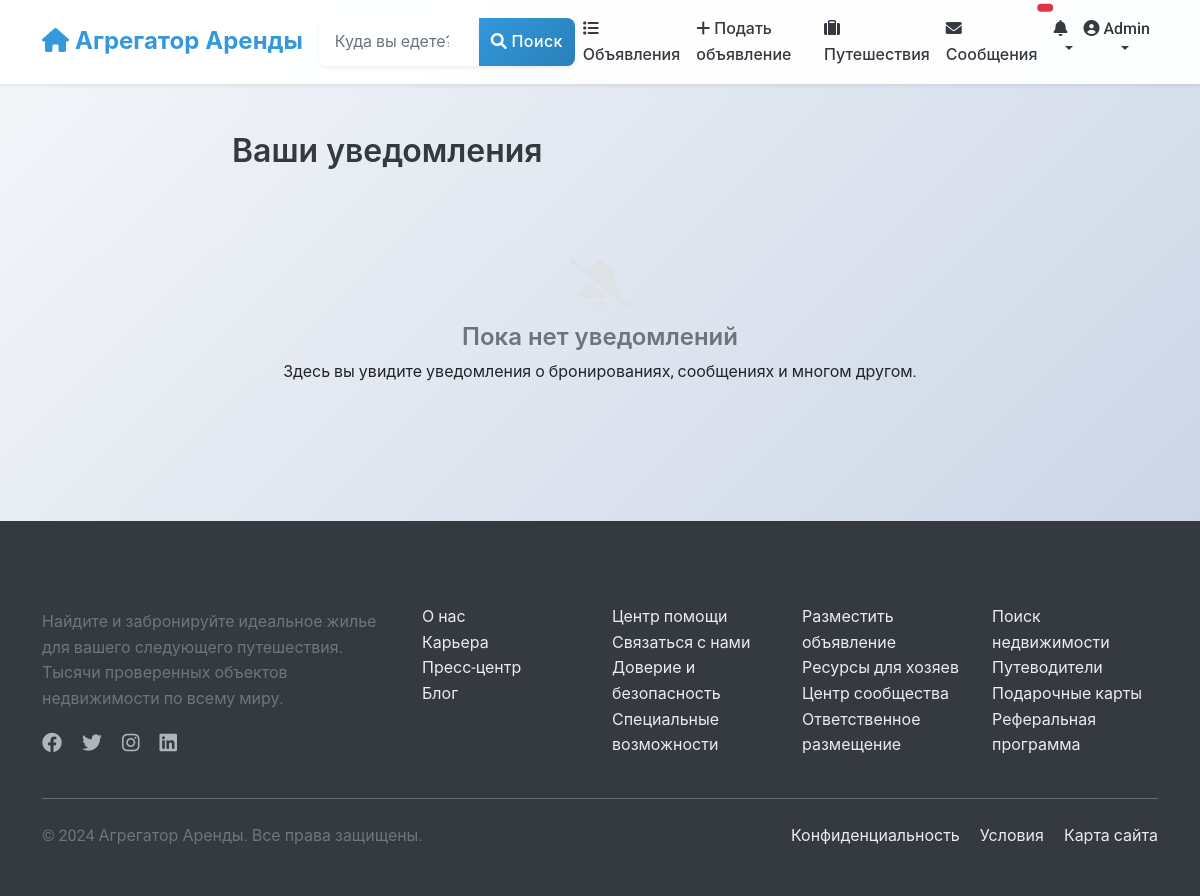
/notifications/ (signed in), run on an earlier commit of the app's database.
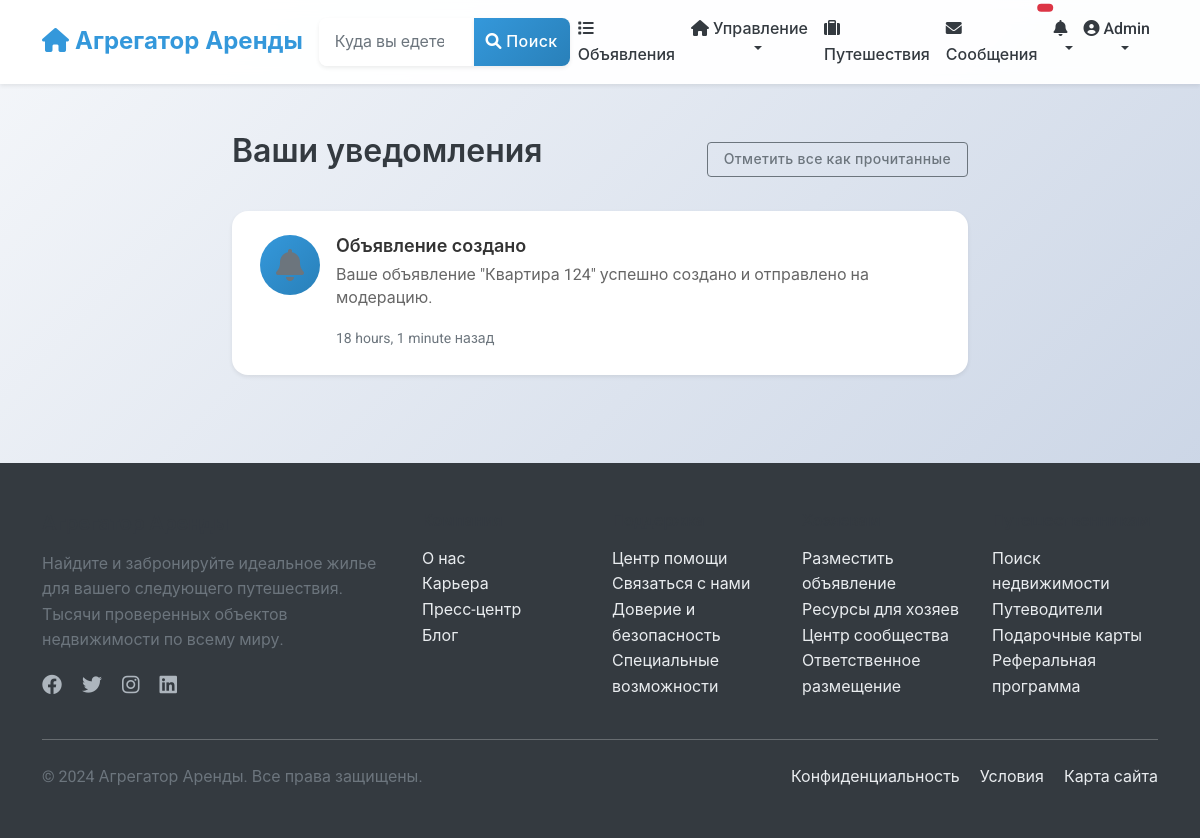
And on a later commit of the database.
### notifications/models.py (models this page shows, shortened)
class Notification(models.Model):
    NOTIFICATION_TYPES = [
        ('booking_request', _('Booking Request')),
        ('booking_confirmed', _('Booking Confirmed')),
        ('booking_canceled', _('Booking Canceled')),
        ('message_received', _('Message Received')),
        ('review_received', _('Review Received')),
        ('listing_approved', _('Listing Approved')),
        ('payment_received', _('Payment Received')),
        ('system', _('System Notification')),
    ]
    user = models.ForeignKey(
        settings.AUTH_USER_MODEL,
        on_delete=models.CASCADE,
        related_name='notifications',
        verbose_name=_("User")
    )
    notification_type = models.CharField(
        _("Notification Type"),
        max_length=30,
        choices=NOTIFICATION_TYPES
    )
    title = models.CharField(_("Title"), max_length=255)
    message = models.TextField(_("Message"))
    is_read = models.BooleanField(_("Is Read"), default=False)
    booking = models.ForeignKey(
        'listings.Booking',
        on_delete=models.CASCADE,
        related_name='notifications',
        null=True,
        blank=True,
        verbose_name=_("Related Booking")
    )
    listing = models.ForeignKey(
        'listings.Listing',
        on_delete=models.CASCADE,
        related_name='notifications',
        null=True,
        blank=True,
        verbose_name=_("Related Listing")
    )
    conversation = models.ForeignKey(
        'chat.Conversation',
        on_delete=models.CASCADE,
        related_name='notifications',
        null=True,
        blank=True,
        verbose_name=_("Related Conversation")
    )
    review = models.ForeignKey(
        'listings.Review',
        on_delete=models.CASCADE,
        related_name='notifications',
        null=True,
        blank=True,
        verbose_name=_("Related Review")
    )
    created_at = models.DateTimeField(_("Created At"), auto_now_add=True)
    class Meta:
        verbose_name = _("Notification")
        verbose_name_plural = _("Notifications")
        ordering = ['-created_at']

### notifications/views.py (the view)
# urls.py: path('', views.notification_list, name='notification_list'),
@login_required
def notification_list(request):
    notifications = request.user.notifications.all().order_by('-created_at')
    return render(request, 'notifications/notification_list.html', {
        'notifications': notifications
    })

### notifications/templatetags/notify_tags.py (called while the page is built)
@register.simple_tag(takes_context=True)
def notification_count(context):
    user = context['request'].user
    if user.is_authenticated:
        count = user.notifications.filter(is_read=False).count()
        return count
    return 0

### notifications/templates/notifications/notification_list.html (shortened to what this page needs)
{% extends 'base.html' %}
{% block content %}
<div class="container mt-4">
    <div class="row">
        <div class="col-md-8 mx-auto">
            <div class="d-flex justify-content-between align-items-center mb-4">
                <h2>Ваши уведомления</h2>
                {% if notifications %}
                <button class="btn btn-outline-secondary btn-sm" onclick="markAllNotificationsRead()">
                    Отметить все как прочитанные
                </button>
                {% endif %}
            </div>
            {% if notifications %}
                {% for notification in notifications %}
                <div class="card mb-3 notification-card {% if not notification.is_read %}border-primary{% endif %}"
                     data-notification-id="{{ notification.id }}">
                    <div class="card-body">
                        <div class="d-flex">
                            <div class="notification-icon me-3">
                                {% if notification.notification_type == 'booking_request' %}
                                    <i class="fas fa-calendar-plus text-primary fa-2x"></i>
                                {% elif notification.notification_type == 'booking_confirmed' %}
                                    <i class="fas fa-calendar-check text-success fa-2x"></i>
                                {% elif notification.notification_type == 'message_received' %}
                                    <i class="fas fa-envelope text-info fa-2x"></i>
                                {% elif notification.notification_type == 'review_received' %}
                                    <i class="fas fa-star text-warning fa-2x"></i>
                                {% elif notification.notification_type == 'listing_approved' %}
                                    <i class="fas fa-check-circle text-success fa-2x"></i>
                                {% else %}
                                    <i class="fas fa-bell text-secondary fa-2x"></i>
                                {% endif %}
                            </div>
                            <div class="flex-grow-1">
                                <div class="d-flex justify-content-between align-items-start mb-2">
                                    <h5 class="card-title mb-0 {% if not notification.is_read %}fw-bold{% endif %}">
                                        {{ notification.title }}
                                    </h5>
                                </div>
                                <p class="card-text">{{ notification.message }}</p>
                                <small class="text-muted">{{ notification.created_at|timesince }} назад</small>
                            </div>
                        </div>
                    </div>
                </div>
                {% endfor %}
            {% else %}
                <div class="empty-state">
                    <i class="fas fa-bell-slash fa-3x"></i>
                    <h4>Пока нет уведомлений</h4>
                    <p>Здесь вы увидите уведомления о бронированиях, сообщениях и многом другом.</p>
                </div>
            {% endif %}
        </div>
    </div>
</div>
{% endblock %}

### templates/includes/navbar.html (shortened to what the changed rows need)
<nav class="navbar navbar-expand-lg navbar-light bg-white shadow-sm">
    <div class="container">
        <div class="collapse navbar-collapse" id="navbarSupportedContent">
            <ul class="navbar-nav ms-auto mb-2 mb-lg-0">
                {% if user.is_authenticated %}
                    {% if user.is_host %}
                    <li class="nav-item dropdown">
                        <a class="nav-link dropdown-toggle" href="#" id="hostDropdown" role="button"
                           data-bs-toggle="dropdown" aria-expanded="false">
                            <i class="fas fa-home"></i> Управление
                        </a>
                    </li>
                    {% else %}
                    <li class="nav-item">
                        <a class="nav-link" href="{% url 'listings:listing_create' %}">
                            <i class="fas fa-plus"></i> Подать объявление
                        </a>
                    </li>
                    {% endif %}
                                {% load notify_tags %}
                {% endif %}
            </ul>
        </div>
    </div>
</nav>

What changed in the data, as far as the page shows it:
changed User "Admin": is_host False → True (drawn)
added Notification: notification_type "system" (drawn), title "Объявление создано", message "Ваше объявление \"Квартира 124\" успешно создано и отправлено на модерацию.", created_at "18 hours, 1 minute"
Also different on the page:
text no longer shown: "Подать объявление Пока нет уведомлений Здесь вы увидите уведомления о бронированиях, сообщениях и многом другом."
text now shown: "Управление Отметить все как прочитанные"
